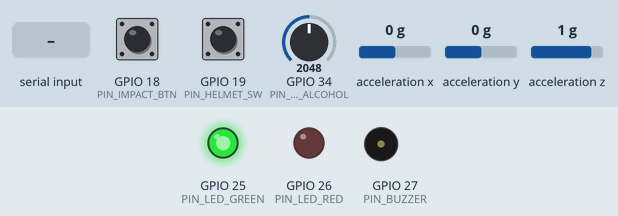
The sketch below on a simulated ESP32. Shown: output pins drawn as LEDs (lit = HIGH), buzzer (waves = sounding). Wiring (from diagram.json): MPU-6050 motion sensor at I2C address 0x68. The inputs (shaded band) are chosen by the test bench; at power-on: GPIO 18 (PIN_IMPACT_BTN) HIGH, GPIO 19 (PIN_HELMET_SW) HIGH, GPIO 34 (PIN_POT_ALCOHOL) = 2048, acceleration x 0 g, acceleration y 0 g, acceleration z 1 g. WiFi joins after 1.5 s; servers stay silent unless stated; uploads are accepted with an empty reply; the local clock reads 2024-03-15 10:24:30 at power-on unless the sketch sets it; random numbers use the default seed unless the sketch sets one; what the sketch prints to the serial monitor is not drawn.

Above: at 3.7 s.
3.8 s: GPIO 18 (PIN_IMPACT_BTN) pulled LOW for 0.15 s
At 5.5 s:
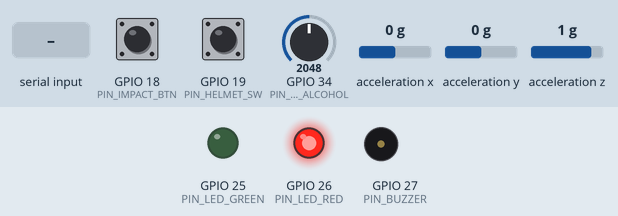
7.4 s: GPIO 18 (PIN_IMPACT_BTN) pulled LOW for 3.2 s
At 17.5 s:
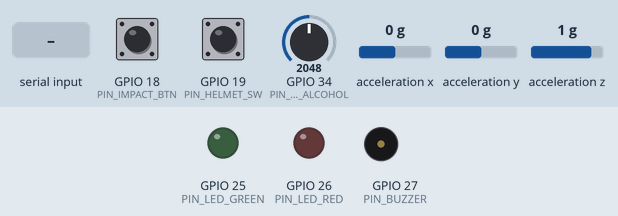
25.4 s: "C" received over Serial
At 25.62 s:
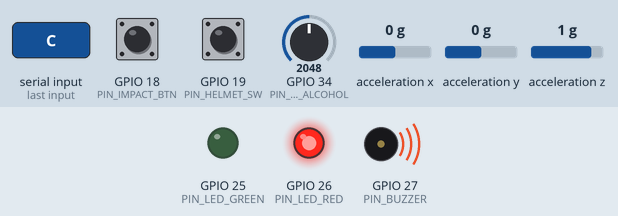
Timing chart, 0 to 29.5 s (numbered marks = the images above; inputs shaded):
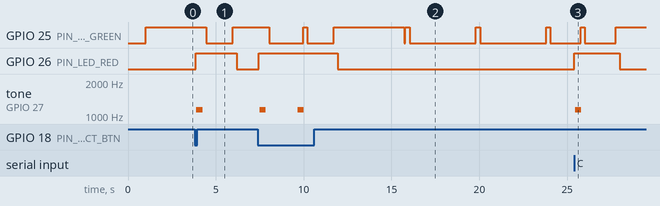

Measured:
- after the input at 3.8 s, GPIO 26 (PIN_LED_RED): LOW → HIGH after 0.06 s, → LOW 2.3 s later; tone on GPIO 27 (PIN_BUZZER): silent → 1136 Hz after 0.10 s, → silent 0.36 s later
- after the input at 7.4 s, GPIO 26 (PIN_LED_RED): LOW → HIGH after 0.05 s, → LOW 4.5 s later; tone on GPIO 27 (PIN_BUZZER): alternates 1136 Hz for 0.36 s and silent for 1.8 s, 4 changes in all, then stays silent, starting after 0.09 s
- after the input at 25.4 s, GPIO 26 (PIN_LED_RED): LOW → HIGH at once, → LOW 2.6 s later; tone on GPIO 27 (PIN_BUZZER): silent → 1136 Hz after 0.05 s, → silent 0.36 s later

The sketch:

sketch.ino
```cpp
/**
 * INSURE Virtual IoT Telematics Simulator (ESP32)
 *
 * Full-Featured Virtual Hardware Integration:
 *  - Board: ESP32 DevKit V1 (Wokwi)
 *  - MPU6050 6-DOF I2C Accelerometer & Gyroscope (SDA: GPIO 21, SCL: GPIO 22)
 *  - Hardware Pushbutton: Instant Collision Impact Trigger (GPIO 18)
 *  - Hardware Slide Switch: Optical Helmet Latch Sensor (GPIO 19)
 *  - Analog Potentiometer: Simulated Breath Alcohol Sensor (ADC: GPIO 34)
 *  - Green LED: Heartbeat & Normal Telemetry (GPIO 25)
 *  - Red LED: Collision Alert & Warning (GPIO 26)
 *  - Piezo Buzzer: Acoustic Warning Siren (GPIO 27)
 *  - Network: Wokwi Virtual WiFi ("Wokwi-GUEST"), HTTPS POST to INSURE Ingestion API
 *  - Security: Authenticated with X-Device-Key header
 *
 * Scenarios:
 *   [A] Safe Driving Commute (Moderate speed, Helmet ON, Smooth accel, Normal status)
 *   [B] Risky Driving (Excessive speed, dynamic Potentiometer & Helmet states)
 *   [C] Instant Collision Alert (7.4g impact spike, -18.5 m/s² decel, Siren + Red LED)
 *   [D] Two-Vehicle Correlated Crash (Distinct events for BIKE-001 & BIKE-002, Fault: UNKNOWN)
 *   [R] Scenario Reset (Clears siren, resets indicators to safe operation)
 *
 * NOTE: All data produced by this firmware is explicitly marked as SYNTHETIC.
 */

#include <WiFi.h>
#include <WiFiClientSecure.h>
#include <HTTPClient.h>
#include <Wire.h>

// ── Virtual Hardware GPIO Configuration ─────────────────────────────────────
#define PIN_IMPACT_BTN    18   // Pushbutton: Collision Trigger (INPUT_PULLUP, Button to GND)
#define PIN_HELMET_SW     19   // Slide Switch: Helmet Sensor (INPUT_PULLUP, LOW=ON, HIGH=OFF)
#define PIN_I2C_SDA       21   // I2C Data line for MPU6050
#define PIN_I2C_SCL       22   // I2C Clock line for MPU6050
#define PIN_LED_GREEN     25   // Green LED: Normal Operation / Heartbeat
#define PIN_LED_RED       26   // Red LED: Collision Status / Alert
#define PIN_BUZZER        27   // Piezo Buzzer: Audible Collision Warning
#define PIN_POT_ALCOHOL   34   // Potentiometer: Simulated Breath Alcohol (ADC1_CH6, Input-only)

// ── MPU6050 I2C Register Addresses ──────────────────────────────────────────
#define MPU6050_ADDR      0x68
#define MPU6050_PWR_MGMT  0x6B
#define MPU6050_ACCEL_X   0x3B

// ── WiFi & Cloud Backend Configuration ──────────────────────────────────────
const char* WIFI_SSID     = "Wokwi-GUEST";
const char* WIFI_PASSWORD = "";

// Default backend endpoint (Deployed Vercel production API)
char backendUrl[160]      = "https://insurevsb.vercel.app/api/iot/telemetry";

// DEMO-ONLY CREDENTIAL NOTICE:
// In the public Wokwi virtual simulator, firmware source is observable.
// This key authenticates strictly with the demonstration environment.
const char* DEVICE_KEY    = "38252d8258310d9507b46252bb3dc360824a6c1e2e2e42ac2db8af64efcff95a";

// Transmission interval in milliseconds (4000ms = 4s bounded polling loop)
const unsigned long TRANSMIT_INTERVAL_MS = 4000;
unsigned long lastTransmitTime = 0;

// ── State Variables ─────────────────────────────────────────────────────────
enum Scenario {
  SCENARIO_SAFE = 0,
  SCENARIO_RISKY = 1,
  SCENARIO_COLLISION = 2,
  SCENARIO_TWO_VEHICLE = 3
};

Scenario currentScenario = SCENARIO_SAFE;
int activeVehicleIndex   = 0; // 0 = INSURE-BIKE-001, 1 = INSURE-BIKE-002

const char* VEHICLE_IDS[2] = { "INSURE-BIKE-001", "INSURE-BIKE-002" };
const char* DEVICE_IDS[2]  = { "ESP32-DEV-001",   "ESP32-DEV-002"   };
unsigned long seqNumbers[2]= { 1, 1 };

// Base Route GPS (Bangalore Tech Corridor Expressway)
double baseLat[2] = { 12.971600, 12.972000 };
double baseLng[2] = { 77.594600, 77.595200 };

bool mpuAvailable = false;
bool collisionActive = false;

// ── Sound Alarm Generator ───────────────────────────────────────────────────
void soundBuzzerBeep(int freq, int durationMs) {
  // Generate square wave for piezo buzzer on GPIO 27
  unsigned long start = millis();
  long delayMicros = 1000000L / (freq * 2);
  while (millis() - start < (unsigned long)durationMs) {
    digitalWrite(PIN_BUZZER, HIGH);
    delayMicroseconds(delayMicros);
    digitalWrite(PIN_BUZZER, LOW);
    delayMicroseconds(delayMicros);
  }
  digitalWrite(PIN_BUZZER, LOW);
}

// ── MPU6050 Sensor Initialization ───────────────────────────────────────────
void initMPU6050() {
  Wire.begin(PIN_I2C_SDA, PIN_I2C_SCL);
  Wire.beginTransmission(MPU6050_ADDR);
  Wire.write(MPU6050_PWR_MGMT);
  Wire.write(0x00); // Wake up MPU6050 from sleep mode
  byte err = Wire.endTransmission();

  if (err == 0) {
    mpuAvailable = true;
    Serial.println("[MPU6050] Virtual I2C Accelerometer successfully initialized (Addr: 0x68).");
  } else {
    mpuAvailable = false;
    Serial.printf("[MPU6050 WARNING] Sensor initialization returned code: %d. Falling back to calibrated model.\n", err);
  }
}

// ── Read Real Simulated Measurements from MPU6050 ────────────────────────────
bool readMPU6050(double &ax, double &ay, double &az) {
  if (!mpuAvailable) return false;

  Wire.beginTransmission(MPU6050_ADDR);
  Wire.write(MPU6050_ACCEL_X);
  byte err = Wire.endTransmission(false);
  if (err != 0) return false;

  Wire.requestFrom((uint8_t)MPU6050_ADDR, (size_t)6, true);
  if (Wire.available() < 6) return false;

  int16_t rawX = (Wire.read() << 8) | Wire.read();
  int16_t rawY = (Wire.read() << 8) | Wire.read();
  int16_t rawZ = (Wire.read() << 8) | Wire.read();

  // Convert raw 16-bit counts (±2g range = 16384 LSB/g) to m/s²
  ax = (rawX / 16384.0) * 9.80665;
  ay = (rawY / 16384.0) * 9.80665;
  az = (rawZ / 16384.0) * 9.80665;

  return true;
}

// ── Helper: Generate Unique Event ID ────────────────────────────────────────
String generateEventId(const char* prefix) {
  uint32_t r1 = esp_random();
  uint32_t r2 = esp_random();
  char buf[48];
  snprintf(buf, sizeof(buf), "evt_%s_%08x%08x", prefix, r1, r2);
  return String(buf);
}

// ── Helper: Format ISO-8601 UTC Timestamp ───────────────────────────────────
String getIsoTimestamp() {
  unsigned long ms = millis();
  unsigned long seconds = ms / 1000;
  unsigned int remMs = ms % 1000;

  time_t rawtime;
  time(&rawtime);

  if (rawtime < 100000) {
    rawtime = 1776300000 + seconds; // Synthetic 2026 epoch base
  }

  struct tm* ptm = gmtime(&rawtime);
  char buf[36];
  snprintf(buf, sizeof(buf), "%04d-%02d-%02dT%02d:%02d:%02d.%03dZ",
           ptm->tm_year + 1900, ptm->tm_mon + 1, ptm->tm_mday,
           ptm->tm_hour, ptm->tm_min, ptm->tm_sec, remMs);
  return String(buf);
}

// ── Build Single Telemetry Payload ──────────────────────────────────────────
String buildTelemetryJson(int vIdx, Scenario scn, bool isIncidentTrigger = false) {
  const char* vehicleId = VEHICLE_IDS[vIdx];
  const char* deviceId  = DEVICE_IDS[vIdx];
  unsigned long seq     = seqNumbers[vIdx]++;
  String eventId        = generateEventId(vIdx == 0 ? "b1" : "b2");
  String isoTime        = getIsoTimestamp();

  // Advance synthetic route GPS
  baseLat[vIdx] += 0.00012;
  baseLng[vIdx] += 0.00009;

  // 1. Read Hardware Helmet Sensor Switch (GPIO 19)
  // LOW = switch closed to ground (Helmet detected / Safe)
  // HIGH = switch open with pullup (Helmet Missing)
  bool hwHelmetOn = (digitalRead(PIN_HELMET_SW) == LOW);

  // 2. Read Potentiometer Simulated Alcohol Sensor (GPIO 34, ADC 0-4095)
  int rawAdc = analogRead(PIN_POT_ALCOHOL);
  // Map ADC reading to synthetic breath alcohol range: 0 to 0.80 ppm
  double potAlcoholPpm = (rawAdc / 4095.0) * 0.80;

  // 3. Read Hardware MPU6050 Accelerometer
  double mpuAx = 0.0, mpuAy = 0.0, mpuAz = 9.80;
  bool mpuReadOk = readMPU6050(mpuAx, mpuAy, mpuAz);

  // 4. Determine Dynamic Telematics Parameters based on Scenario
  double speedKmh = 35.0;
  double accelMs2 = 0.5;
  double impactG  = 1.02;
  bool helmetState = hwHelmetOn;       // Physical switch GPIO 19 is live source of truth!
  double alcoholPpm = potAlcoholPpm;   // Physical potentiometer GPIO 34 is live source of truth!
  const char* ignition = "ON";
  const char* eventType = "regular";

  if (isIncidentTrigger || scn == SCENARIO_COLLISION) {
    // Scenario C: Possible Collision
    speedKmh = 0.0;
    accelMs2 = -18.5; // Extreme deceleration spike
    impactG  = 7.42;  // Severe collision impact magnitude (> 5.0g)
    ignition = "OFF";
    eventType = "possible_collision";
    digitalWrite(PIN_LED_RED, HIGH);
    collisionActive = true;
  } else if (scn == SCENARIO_RISKY) {
    // Scenario B: Risky Driving (Excessive speed, dynamic hardware controls)
    speedKmh = 94.5 + ((millis() % 1600) / 100.0);
    accelMs2 = (mpuReadOk && abs(mpuAy) > 0.8) ? mpuAy : 4.25;
    impactG  = 1.45;
    // If potentiometer is at 0 in risky scenario, provide baseline risky alcohol (0.38 ppm) unless turned
    if (potAlcoholPpm > 0.02) {
      alcoholPpm = potAlcoholPpm;
    } else {
      alcoholPpm = 0.38;
    }
    eventType = "harsh_event";
    digitalWrite(PIN_LED_RED, LOW);
  } else {
    // Scenario A: Safe Driving Commute
    speedKmh = 36.0 + ((millis() % 800) / 100.0);
    accelMs2 = (mpuReadOk && abs(mpuAx) > 0.1) ? mpuAx : 0.62;
    impactG  = 1.01;
    eventType = "regular";
    digitalWrite(PIN_LED_RED, LOW);
  }

  // Construct JSON strictly conforming to INSURE backend telemetry schema
  char jsonBuf[512];
  snprintf(jsonBuf, sizeof(jsonBuf),
    "{"
      "\"eventId\":\"%s\","
      "\"deviceId\":\"%s\","
      "\"vehicleId\":\"%s\","
      "\"sequenceNumber\":%lu,"
      "\"timestamp\":\"%s\","
      "\"speed_kmh\":%.2f,"
      "\"acceleration_ms2\":%.3f,"
      "\"impact_magnitude_g\":%.2f,"
      "\"helmet_detected\":%s,"
      "\"alcohol_ppm\":%.2f,"
      "\"latitude\":%.6f,"
      "\"longitude\":%.6f,"
      "\"ignition_state\":\"%s\","
      "\"event_type\":\"%s\","
      "\"synthetic\":true"
    "}",
    eventId.c_str(),
    deviceId,
    vehicleId,
    seq,
    isoTime.c_str(),
    speedKmh,
    accelMs2,
    impactG,
    helmetState ? "true" : "false",
    alcoholPpm,
    baseLat[vIdx],
    baseLng[vIdx],
    ignition,
    eventType
  );

  // Print telemetry diagnostics to Serial Monitor
  Serial.println("\n---------------------------------------------------------");
  Serial.printf("[Telematics] Vehicle: %s | Device: %s | Seq: #%lu\n", vehicleId, deviceId, seq);
  Serial.printf("[Hardware Sensors] MPU6050: (Ax=%.2f, Ay=%.2f, Az=%.2f) m/s² | Pot ADC: %d (Sim: %.2f ppm) | Helmet: %s\n",
                mpuAx, mpuAy, mpuAz, rawAdc, potAlcoholPpm, hwHelmetOn ? "DETECTED (ON)" : "NOT DETECTED (OFF)");
  Serial.printf("[Synthetic Vehicle] Speed: %.1f km/h | Accel: %.2f m/s² | Impact: %.2fg | Event: %s\n",
                speedKmh, accelMs2, impactG, eventType);

  return String(jsonBuf);
}

// ── HTTP/HTTPS Transmission Engine ──────────────────────────────────────────
bool sendTelemetry(const String& payload) {
  if (WiFi.status() != WL_CONNECTED) {
    Serial.println("[Network] WiFi disconnected. Attempting reconnect...");
    WiFi.reconnect();
    unsigned long waitStart = millis();
    while (WiFi.status() != WL_CONNECTED && millis() - waitStart < 3000) {
      delay(200);
    }
    if (WiFi.status() != WL_CONNECTED) {
      Serial.println("[Network] Offline mode — Telemetry printed to Serial only.");
      return false;
    }
  }

  // Flash green LED during transmission
  digitalWrite(PIN_LED_GREEN, HIGH);

  WiFiClientSecure clientSecure;
  // Wokwi Virtual Simulator Limitation:
  // Virtual ESP32 lacks battery RTC and local Root CA store, requiring setInsecure() for TLS.
  // Physical hardware units must use strict Root CA validation (#define USE_STRICT_TLS_CERT).
  clientSecure.setInsecure();

  HTTPClient http;
  bool beginSuccess = false;

  if (String(backendUrl).startsWith("https")) {
    beginSuccess = http.begin(clientSecure, backendUrl);
  } else {
    WiFiClient plainClient;
    beginSuccess = http.begin(plainClient, backendUrl);
  }

  if (!beginSuccess) {
    Serial.println("[HTTP Error] Failed to configure HTTP connection.");
    digitalWrite(PIN_LED_GREEN, LOW);
    return false;
  }

  http.setTimeout(8000);
  http.addHeader("Content-Type", "application/json");
  http.addHeader("X-Device-Key", DEVICE_KEY);

  Serial.println("[HTTP POST] Transmitting packet to: " + String(backendUrl));

  int httpCode = http.POST(payload);

  if (httpCode > 0) {
    String response = http.getString();
    Serial.printf("[Backend Response] HTTP Code: %d\n", httpCode);
    Serial.println("[Response Body] " + response);
    if (httpCode == 200 || httpCode == 201) {
      Serial.println("[Result] >>> TELEMETRY PERSISTED IN POSTGRESQL & AVAILABLE ON DASHBOARD <<<");
    } else {
      Serial.printf("[Warning] Backend returned non-200 code: %d\n", httpCode);
    }
    http.end();
    digitalWrite(PIN_LED_GREEN, LOW);
    return (httpCode == 200 || httpCode == 201);
  } else {
    Serial.printf("[HTTP Error] POST request failed: %s\n", http.errorToString(httpCode).c_str());
    http.end();
    digitalWrite(PIN_LED_GREEN, LOW);
    return false;
  }
}

// ── Interactive Serial Command Menu ─────────────────────────────────────────
void printHelp() {
  Serial.println("\n=======================================================");
  Serial.println("  INSURE VIRTUAL ESP32 TELEMATICS CONTROLLER");
  Serial.println("=======================================================");
  Serial.println("  [A] Switch to SCENARIO A : Safe Commute (Speed ~35km/h, Helmet ON)");
  Serial.println("  [B] Switch to SCENARIO B : Risky Driving (Speed ~95km/h, Pot/Switch active)");
  Serial.println("  [C] Trigger SCENARIO C   : Collision Spike (7.4g Impact, Siren Beep)");
  Serial.println("  [D] Trigger SCENARIO D   : Two-Vehicle Correlated Crash (Bike 001 & 002)");
  Serial.println("  [R] RESET Alarm / State  : Silence Siren & Clear Collision Warning");
  Serial.println("  [1] Select Vehicle       : INSURE-BIKE-001 (ESP32-DEV-001)");
  Serial.println("  [2] Select Vehicle       : INSURE-BIKE-002 (ESP32-DEV-002)");
  Serial.println("  [S] Send Telemetry       : Immediate Single Transmission");
  Serial.println("  [H] Help Menu            : Show this interactive menu");
  Serial.println("=======================================================\n");
}

void handleSerialCommand() {
  if (Serial.available() > 0) {
    char cmd = Serial.read();
    while (Serial.available()) Serial.read(); // Flush extra chars

    switch (cmd) {
      case 'A':
      case 'a':
        currentScenario = SCENARIO_SAFE;
        collisionActive = false;
        digitalWrite(PIN_LED_RED, LOW);
        digitalWrite(PIN_BUZZER, LOW);
        Serial.println("\n>>> [SCENARIO ACTIVE] SCENARIO A: SAFE COMMUTE");
        Serial.println(">>> Moderate speed (35 km/h), Helmet Detected, Smooth driving.");
        break;

      case 'B':
      case 'b':
        currentScenario = SCENARIO_RISKY;
        collisionActive = false;
        digitalWrite(PIN_LED_RED, LOW);
        digitalWrite(PIN_BUZZER, LOW);
        Serial.println("\n>>> [SCENARIO ACTIVE] SCENARIO B: RISKY DRIVING");
        Serial.println(">>> Overspeeding (95 km/h), Dynamic Helmet/Potentiometer states active.");
        break;

      case 'C':
      case 'c':
        currentScenario = SCENARIO_COLLISION;
        collisionActive = true;
        digitalWrite(PIN_LED_RED, HIGH);
        Serial.println("\n>>> [SCENARIO ACTIVE] SCENARIO C: POSSIBLE COLLISION ALERT");
        Serial.println(">>> 7.42g Impact Spike, Severe Deceleration -18.5 m/s², Siren Active!");
        // Sound buzzer siren
        soundBuzzerBeep(1200, 350);
        {
          String payload = buildTelemetryJson(activeVehicleIndex, SCENARIO_COLLISION, true);
          sendTelemetry(payload);
        }
        break;

      case 'D':
      case 'd':
        currentScenario = SCENARIO_TWO_VEHICLE;
        collisionActive = true;
        digitalWrite(PIN_LED_RED, HIGH);
        soundBuzzerBeep(1400, 400);
        Serial.println("\n>>> [SCENARIO ACTIVE] SCENARIO D: TWO-VEHICLE CORRELATED INCIDENT");
        Serial.println(">>> Dispatches correlated events for INSURE-BIKE-001 and INSURE-BIKE-002...");
        {
          // Vehicle 1: Severe impact
          String p1 = buildTelemetryJson(0, SCENARIO_COLLISION, true);
          sendTelemetry(p1);
          delay(800);

          // Vehicle 2: Correlated emergency brake / proximity impact at same junction
          baseLat[1] = baseLat[0] + 0.00004;
          baseLng[1] = baseLng[0] + 0.00003;
          String p2 = buildTelemetryJson(1, SCENARIO_COLLISION, true);
          sendTelemetry(p2);
          Serial.println(">>> Both vehicle records dispatched. Distinct event IDs. Fault: UNKNOWN.");
        }
        break;

      case 'R':
      case 'r':
        collisionActive = false;
        currentScenario = SCENARIO_SAFE;
        digitalWrite(PIN_LED_RED, LOW);
        digitalWrite(PIN_BUZZER, LOW);
        digitalWrite(PIN_LED_GREEN, HIGH);
        Serial.println("\n>>> [RESET] Collision siren silenced. Scenario returned to Safe Commute.");
        break;

      case '1':
        activeVehicleIndex = 0;
        Serial.println("\n>>> Active vehicle switched to: INSURE-BIKE-001 (Device: ESP32-DEV-001)");
        break;

      case '2':
        activeVehicleIndex = 1;
        Serial.println("\n>>> Active vehicle switched to: INSURE-BIKE-002 (Device: ESP32-DEV-002)");
        break;

      case 'S':
      case 's':
        Serial.println("\n>>> Manual Single Telemetry Packet Triggered:");
        {
          String payload = buildTelemetryJson(activeVehicleIndex, currentScenario);
          sendTelemetry(payload);
        }
        break;

      case 'H':
      case 'h':
        printHelp();
        break;

      default:
        break;
    }
  }
}

// ── Arduino Setup ───────────────────────────────────────────────────────────
void setup() {
  Serial.begin(115200);
  delay(1000);

  Serial.println("\n=======================================================");
  Serial.println("  INSURE Embedded Virtual Telematics Unit (ESP32)");
  Serial.println("  Hardware-Driven Synthetic Telematics Prototype");
  Serial.println("=======================================================");

  pinMode(PIN_IMPACT_BTN,    INPUT_PULLUP);
  pinMode(PIN_HELMET_SW,     INPUT_PULLUP);
  pinMode(PIN_POT_ALCOHOL,   INPUT);
  pinMode(PIN_LED_GREEN,     OUTPUT);
  pinMode(PIN_LED_RED,       OUTPUT);
  pinMode(PIN_BUZZER,        OUTPUT);

  digitalWrite(PIN_LED_GREEN, HIGH);
  digitalWrite(PIN_LED_RED,   LOW);
  digitalWrite(PIN_BUZZER,    LOW);

  // Initialize MPU6050 Accelerometer
  initMPU6050();

  // Connect to Wokwi virtual WiFi
  Serial.print("[WiFi] Connecting to ");
  Serial.println(WIFI_SSID);
  WiFi.begin(WIFI_SSID, WIFI_PASSWORD);

  unsigned long wifiStart = millis();
  while (WiFi.status() != WL_CONNECTED && millis() - wifiStart < 8000) {
    delay(500);
    Serial.print(".");
  }

  if (WiFi.status() == WL_CONNECTED) {
    Serial.println("\n[WiFi] Connected successfully!");
    Serial.print("[WiFi] Virtual IP: ");
    Serial.println(WiFi.localIP());
  } else {
    Serial.println("\n[WiFi] Virtual WiFi not yet ready — continuing in local simulation mode.");
  }

  printHelp();
}

// ── Main Execution Loop ─────────────────────────────────────────────────────
void loop() {
  handleSerialCommand();

  // 1. Check Hardware Pushbutton for Instant Impact Simulation (GPIO 18)
  if (digitalRead(PIN_IMPACT_BTN) == LOW) {
    delay(50); // Debounce
    if (digitalRead(PIN_IMPACT_BTN) == LOW) {
      Serial.println("\n[HARDWARE PUSHBUTTON] Impact / Collision Trigger Pressed!");
      collisionActive = true;
      currentScenario = SCENARIO_COLLISION;
      digitalWrite(PIN_LED_RED, HIGH);
      soundBuzzerBeep(1200, 350);

      String payload = buildTelemetryJson(activeVehicleIndex, SCENARIO_COLLISION, true);
      sendTelemetry(payload);
      delay(1500); // Prevent multi-triggering
    }
  }

  // 2. Periodic Telemetry Transmission
  unsigned long now = millis();
  if (now - lastTransmitTime >= TRANSMIT_INTERVAL_MS) {
    lastTransmitTime = now;

    // Heartbeat blink on Green LED
    if (!collisionActive) {
      digitalWrite(PIN_LED_GREEN, LOW);
      delay(80);
      digitalWrite(PIN_LED_GREEN, HIGH);
    }

    String payload = buildTelemetryJson(activeVehicleIndex, currentScenario);
    sendTelemetry(payload);

    // If collision was triggered once, auto-reset to safe driving after transmission
    if (currentScenario == SCENARIO_COLLISION) {
      currentScenario = SCENARIO_SAFE;
      collisionActive = false;
      digitalWrite(PIN_LED_RED, LOW);
      digitalWrite(PIN_LED_GREEN, HIGH);
      Serial.println("\n[Auto-Reset] Resumed Safe Driving scenario following collision event.");
    }
  }

  delay(20);
}
```
